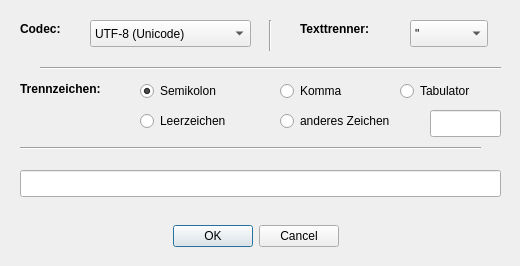
<?xml version="1.0" encoding="UTF-8"?>
<ui version="4.0">
 <class>CInputDialogExport</class>
 <widget class="QDialog" name="CInputDialogExport">
  <property name="geometry">
   <rect>
    <x>0</x>
    <y>0</y>
    <width>520</width>
    <height>266</height>
   </rect>
  </property>
  <property name="windowTitle">
   <string>Dialog</string>
  </property>
  <widget class="QDialogButtonBox" name="buttonBox">
   <property name="geometry">
    <rect>
     <x>10</x>
     <y>220</y>
     <width>491</width>
     <height>32</height>
    </rect>
   </property>
   <property name="orientation">
    <enum>Qt::Horizontal</enum>
   </property>
   <property name="standardButtons">
    <set>QDialogButtonBox::Cancel|QDialogButtonBox::Ok</set>
   </property>
   <property name="centerButtons">
    <bool>true</bool>
   </property>
  </widget>
  <widget class="QLabel" name="label_9">
   <property name="geometry">
    <rect>
     <x>20</x>
     <y>20</y>
     <width>51</width>
     <height>17</height>
    </rect>
   </property>
   <property name="font">
    <font>
     <weight>75</weight>
     <bold>true</bold>
    </font>
   </property>
   <property name="text">
    <string>Codec:</string>
   </property>
  </widget>
  <widget class="QComboBox" name="comboBoxCodec">
   <property name="geometry">
    <rect>
     <x>90</x>
     <y>20</y>
     <width>161</width>
     <height>27</height>
    </rect>
   </property>
   <item>
    <property name="text">
     <string>UTF-8 (Unicode)</string>
    </property>
   </item>
   <item>
    <property name="text">
     <string>Windows-1252</string>
    </property>
   </item>
  </widget>
  <widget class="QLabel" name="label_5">
   <property name="geometry">
    <rect>
     <x>20</x>
     <y>80</y>
     <width>101</width>
     <height>17</height>
    </rect>
   </property>
   <property name="font">
    <font>
     <weight>75</weight>
     <bold>true</bold>
    </font>
   </property>
   <property name="text">
    <string>Trennzeichen:</string>
   </property>
  </widget>
  <widget class="QLineEdit" name="lineEditSplitChar">
   <property name="geometry">
    <rect>
     <x>430</x>
     <y>110</y>
     <width>71</width>
     <height>27</height>
    </rect>
   </property>
   <property name="maxLength">
    <number>5</number>
   </property>
  </widget>
  <widget class="QLabel" name="label_7">
   <property name="geometry">
    <rect>
     <x>300</x>
     <y>20</y>
     <width>91</width>
     <height>17</height>
    </rect>
   </property>
   <property name="font">
    <font>
     <weight>75</weight>
     <bold>true</bold>
    </font>
   </property>
   <property name="text">
    <string>Texttrenner:</string>
   </property>
  </widget>
  <widget class="QComboBox" name="comboBoxTextSpliter">
   <property name="geometry">
    <rect>
     <x>410</x>
     <y>20</y>
     <width>78</width>
     <height>27</height>
    </rect>
   </property>
   <item>
    <property name="text">
     <string>&quot;</string>
    </property>
   </item>
   <item>
    <property name="text">
     <string>'</string>
    </property>
   </item>
   <item>
    <property name="text">
     <string>kein</string>
    </property>
   </item>
  </widget>
  <widget class="Line" name="line_2">
   <property name="geometry">
    <rect>
     <x>40</x>
     <y>60</y>
     <width>461</width>
     <height>16</height>
    </rect>
   </property>
   <property name="orientation">
    <enum>Qt::Horizontal</enum>
   </property>
  </widget>
  <widget class="Line" name="line">
   <property name="geometry">
    <rect>
     <x>260</x>
     <y>20</y>
     <width>20</width>
     <height>31</height>
    </rect>
   </property>
   <property name="orientation">
    <enum>Qt::Vertical</enum>
   </property>
  </widget>
  <widget class="QLineEdit" name="lineEditExamble">
   <property name="geometry">
    <rect>
     <x>20</x>
     <y>170</y>
     <width>481</width>
     <height>27</height>
    </rect>
   </property>
   <property name="readOnly">
    <bool>true</bool>
   </property>
  </widget>
  <widget class="Line" name="line_3">
   <property name="geometry">
    <rect>
     <x>20</x>
     <y>140</y>
     <width>461</width>
     <height>16</height>
    </rect>
   </property>
   <property name="orientation">
    <enum>Qt::Horizontal</enum>
   </property>
  </widget>
  <widget class="QRadioButton" name="radioButtonSemi">
   <property name="geometry">
    <rect>
     <x>140</x>
     <y>80</y>
     <width>117</width>
     <height>22</height>
    </rect>
   </property>
   <property name="text">
    <string>Semikolon</string>
   </property>
   <property name="checked">
    <bool>true</bool>
   </property>
  </widget>
  <widget class="QRadioButton" name="radioButtonCom">
   <property name="geometry">
    <rect>
     <x>280</x>
     <y>80</y>
     <width>117</width>
     <height>22</height>
    </rect>
   </property>
   <property name="text">
    <string>Komma</string>
   </property>
  </widget>
  <widget class="QRadioButton" name="radioButtonTab">
   <property name="geometry">
    <rect>
     <x>400</x>
     <y>80</y>
     <width>117</width>
     <height>22</height>
    </rect>
   </property>
   <property name="text">
    <string>Tabulator</string>
   </property>
  </widget>
  <widget class="QRadioButton" name="radioButtonSpace">
   <property name="geometry">
    <rect>
     <x>140</x>
     <y>110</y>
     <width>117</width>
     <height>22</height>
    </rect>
   </property>
   <property name="text">
    <string>Leerzeichen</string>
   </property>
  </widget>
  <widget class="QRadioButton" name="radioButtonOther">
   <property name="geometry">
    <rect>
     <x>280</x>
     <y>110</y>
     <width>141</width>
     <height>22</height>
    </rect>
   </property>
   <property name="text">
    <string>anderes Zeichen</string>
   </property>
  </widget>
 </widget>
 <tabstops>
  <tabstop>comboBoxCodec</tabstop>
  <tabstop>comboBoxTextSpliter</tabstop>
  <tabstop>radioButtonSemi</tabstop>
  <tabstop>radioButtonCom</tabstop>
  <tabstop>radioButtonTab</tabstop>
  <tabstop>radioButtonSpace</tabstop>
  <tabstop>radioButtonOther</tabstop>
  <tabstop>lineEditSplitChar</tabstop>
  <tabstop>lineEditExamble</tabstop>
 </tabstops>
 <resources/>
 <connections>
  <connection>
   <sender>buttonBox</sender>
   <signal>accepted()</signal>
   <receiver>CInputDialogExport</receiver>
   <slot>accept()</slot>
   <hints>
    <hint type="sourcelabel">
     <x>348</x>
     <y>394</y>
    </hint>
    <hint type="destinationlabel">
     <x>157</x>
     <y>274</y>
    </hint>
   </hints>
  </connection>
  <connection>
   <sender>buttonBox</sender>
   <signal>rejected()</signal>
   <receiver>CInputDialogExport</receiver>
   <slot>reject()</slot>
   <hints>
    <hint type="sourcelabel">
     <x>416</x>
     <y>400</y>
    </hint>
    <hint type="destinationlabel">
     <x>286</x>
     <y>274</y>
    </hint>
   </hints>
  </connection>
 </connections>
</ui>
